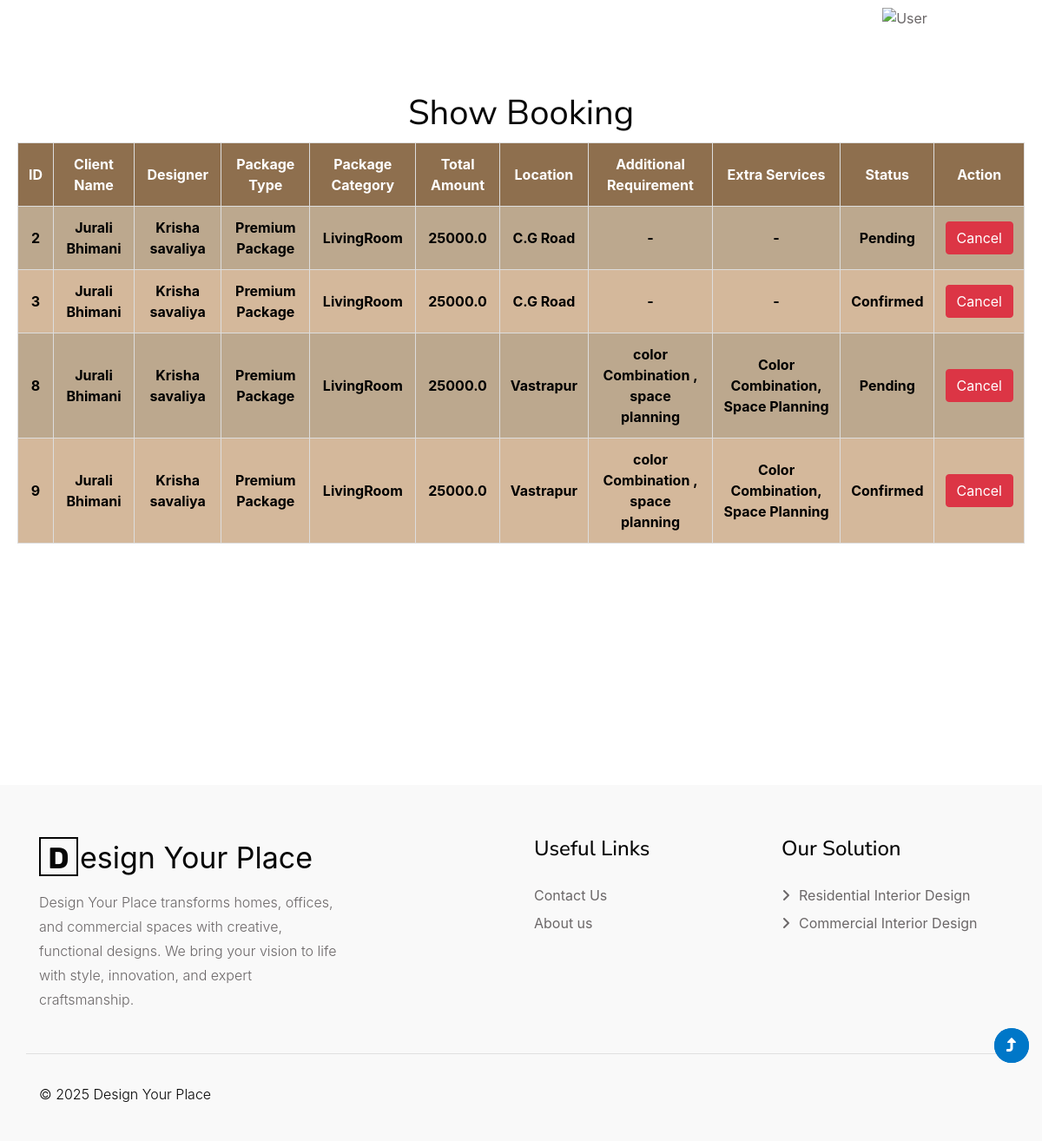
Screenshot of /managebookings (signed in) with the database file from the repository.
### myapp/models.py (models this page shows, shortened)
class booking(models.Model):
    SERVICE_CHOICES = [
        ('Color Combination', 'Color Combination'),
        ('WallPaper', 'Wall Paper'),
        ('POP Design', 'POP Design'),
        ('Wardrobe Furniture', 'Wardrobe Furniture'),
        ('Lighting Design', 'Lighting Design'),
        ('Space Planning', 'Space Planning'),
    ]
    Client_Name = models.CharField(max_length=20)
    design_style = models.CharField(max_length=10)
    package_type = models.CharField(max_length=10)
    package_category = models.CharField(max_length=10)
    quantity=models.IntegerField(null=True)
    totalamount=models.FloatField(null=True)
    date_time = models.DateTimeField()
    location = models.TextField()
    BHKType = models.CharField(max_length=10)
    propertySize = models.FloatField()
    Time_duration = models.CharField(max_length=10)
    requirement = models.TextField()
    status = models.CharField(max_length=10)
    services = MultiSelectField(choices=SERVICE_CHOICES, max_length=200)
    client_id = models.ForeignKey(registermodel,on_delete=models.CASCADE,null=True,related_name='client_bookings')
    Designerid = models.ForeignKey(registermodel,on_delete=models.CASCADE,null=True,related_name='designer_bookings')
    package_id = models.ForeignKey(packages,on_delete=models.CASCADE,null=True)

class packages(models.Model):
    SERVICE_CHOICES = [
        ('Color Combination', 'Color Combination'),
        ('WallPaper', 'Wall Paper'),
        ('POP Design', 'POP Design'),
        ('Wardrobe Furniture', 'Wardrobe Furniture'),
        ('Lighting Design', 'Lighting Design'),
        ('Space Planning', 'Space Planning'),
    ]
    Designer_Name = models.CharField(max_length=20)
    package_design_style = models.CharField(max_length=10)
    package_type = models.ForeignKey(Packagecategory, on_delete=models.CASCADE, null=True)
    package_category = models.CharField(max_length=10)
    BhkType = models.CharField(max_length=10,null=True)
    package_price = models.FloatField()
    time_duration = models.CharField(max_length=10)
    package_desc = models.TextField()
    package_img = models.ImageField(upload_to="photos")
    ExtraServices = MultiSelectField(choices=SERVICE_CHOICES, max_length=200)
    client_id = models.ForeignKey(registermodel,on_delete=models.CASCADE,null=True,related_name='client_packages')
    Designerid = models.ForeignKey(registermodel,on_delete=models.CASCADE,null=True,related_name='designer_packages')

class registermodel(models.Model):  # register model
    fullname = models.CharField(max_length=20)
    email = models.EmailField()
    password = models.CharField(max_length=10)
    confirmpassword = models.CharField(max_length=10)
    phone = models.BigIntegerField()
    Identy_Card = models.ImageField(upload_to="photos", default="")
    Role = models.CharField(max_length=10, null=False, default="designer")
    def identy_card(self):  # store a image , this fun name is same as in admin file
        return mark_safe('<img src="{}" width="100"/>'.format(self.Identy_Card.url))
    identy_card.allow_tags = True

### myapp/views.py (the view)
# urls.py: path("managebookings",views.desmanagebookingpage),
def desmanagebookingpage(request):
    context = base()
    client_id_loggedin = request.session["log_id"]
    fetchdata = booking.objects.filter(package_id__Designerid__id=client_id_loggedin)
    print(fetchdata)
    context = {
        "data": fetchdata,
    }
    return render(request, "managebooking.html", context)

### myapp/views.py (called while the page is built)
def base():
    packages = Packagecategory.objects.all()
    portfolio = Portfoliocategory.objects.all()
    context = {
        "package": packages,
        "portfolio": portfolio
    }
    return context

### myapp/templates/managebooking.html (shortened to what this page needs)
<!DOCTYPE html>
<html lang="en">
<head>
    <link rel="stylesheet" href="https://cdnjs.cloudflare.com/ajax/libs/font-awesome/6.0.0/css/all.min.css">
    <link rel="stylesheet" href="https://cdnjs.cloudflare.com/ajax/libs/bootstrap/5.3.0/css/bootstrap.min.css">
</head>
<body>
{% include 'header.html' %}
<section class="managebooking">
    <h1>Show Booking</h1>
    <table class="portfolio-table">
        <thead>
            <tr>
                <th>ID</th>
                <th>Client Name</th>
                <th>Designer</th>
                <th>Package Type</th>
                <th>Package Category</th>
                <th>Total Amount</th>
                <th>Location</th>
                <th>Additional Requirement</th>
                <th>Extra Services</th>
                <th>Status</th>
                {% if request.session.log_role != "Designer" %}
                <th>Action</th>
                {% endif %}
            </tr>
        </thead>
        <tbody>
            {% for i in data %}
            <tr>
                <td>{{ i.id }}</td>
                <td>{{ i.Client_Name }}</td>
                <td>{{ i.package_id.Designerid.fullname }}</td>
                <td>{{ i.package_type }}</td>
                <td>{{ i.package_category }}</td>
                <td>{{ i.package_id.package_price }}</td>
                <td>{{ i.location }}</td>
                <td>
                {% if i.requirement %}
                     {{ i.requirement }}
                 {% else %}
                     -
                {% endif %}
                </td>
                <td>
                {% if i.services %}
                     {{ i.services }}
                 {% else %}
                     -
                {% endif %}
                </td>
                <td>{{ i.status }}</td>
                {% if request.session.log_role != "Designer" %}
                    {% if i.status != "canceled" %}
                        <td><a href="/cancelbooking/{{ i.id }}" class="btn btn-danger">Cancel</a></td>
                    {% else %}
                        <td><button class="btn btn-danger" disabled>Canceled</button></td>
                    {% endif %}
                {% endif %}
            </tr>
            {% endfor %}
        </tbody>
    </table>
</section>
{% include 'footer.html' %}
</body>
</html>

### myapp/templates/managebooking.html (style rules this page uses)
* { margin: 0; padding: 0; box-sizing: border-box; font-family: Arial, sans-serif; }
body { background-color: #f4f4f9; color: #333; padding: 0; margin: 0; }
.managebooking { display: flex; flex-direction: column; align-items: center; justify-content: flex-start; text-align: center; min-height: 100vh; padding: 20px; margin-top: 8%; }
h1 { margin-bottom: 20px; color: #333; font-weight: bold; }
.portfolio-table { width: 100%; border-collapse: collapse; margin-top: 20px; background-color: #bca88e; color: black; font-weight: bold; border: 1px solid black; }
.portfolio-table th, .portfolio-table td { border: 1px solid #ddd; padding: 12px; text-align: center; }
.portfolio-table th { background-color: #8e6f4e; color: white; }
.portfolio-table tr:nth-child(even) { background-color: #d4b89b; }
.btn { padding: 8px 12px; border: none; border-radius: 5px; cursor: pointer; text-decoration: none; color: white; background-color: red; }
.portfolio-table tr { transition: background-color 0.3s ease; }

### myapp/templates/header.html (style rules this page uses)
* { box-sizing: border-box; font-family: -apple-system, BlinkMacSystemFont, "Segoe UI", Roboto, Oxygen-Sans, Ubuntu, Cantarell, "Helvetica Neue", sans-serif; }

### myapp/templates/footer.html (style rules this page uses)
* { box-sizing: border-box; font-family: -apple-system, BlinkMacSystemFont, "Segoe UI", Roboto, Oxygen-Sans, Ubuntu, Cantarell, "Helvetica Neue", sans-serif; }

### rows the page displays
booking: id "2", Client_Name "Jurali Bhimani", package_id.Designerid.fullname "Krisha savaliya", package_type "Premium Package", package_category "LivingRoom", package_id.package_price "25000.0", location "C.G Road", status "Pending"
booking: id "3", Client_Name "Jurali Bhimani", package_id.Designerid.fullname "Krisha savaliya", package_type "Premium Package", package_category "LivingRoom", package_id.package_price "25000.0", location "C.G Road", status "Confirmed"
booking: id "8", Client_Name "Jurali Bhimani", package_id.Designerid.fullname "Krisha savaliya", package_type "Premium Package", package_category "LivingRoom", package_id.package_price "25000.0", location "Vastrapur", requirement "color Combination , space planning", services "Color Combination, Space Planning", status "Pending"
booking: id "9", Client_Name "Jurali Bhimani", package_id.Designerid.fullname "Krisha savaliya", package_type "Premium Package", package_category "LivingRoom", package_id.package_price "25000.0", location "Vastrapur", requirement "color Combination , space planning", services "Color Combination, Space Planning", status "Confirmed"
